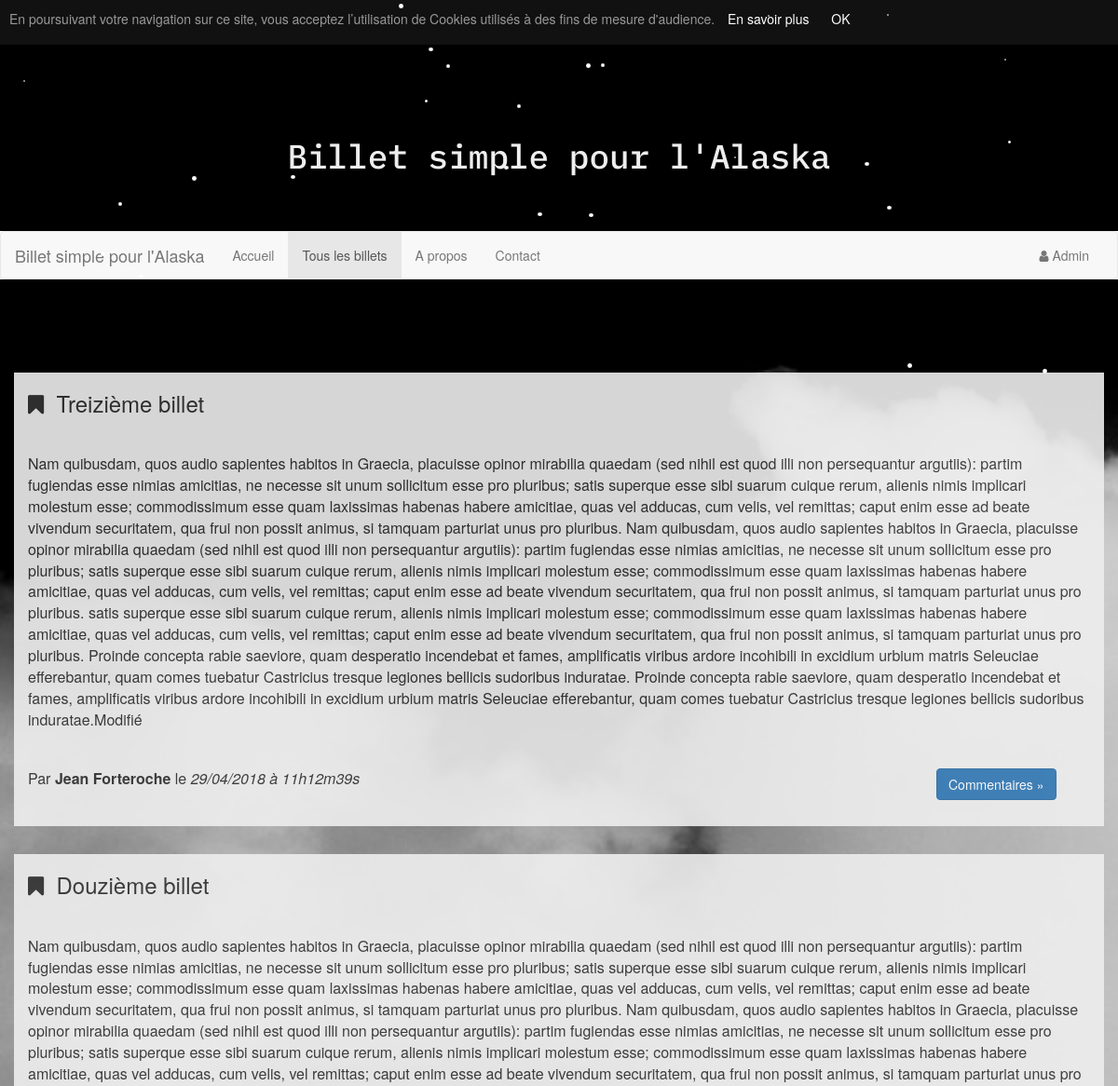
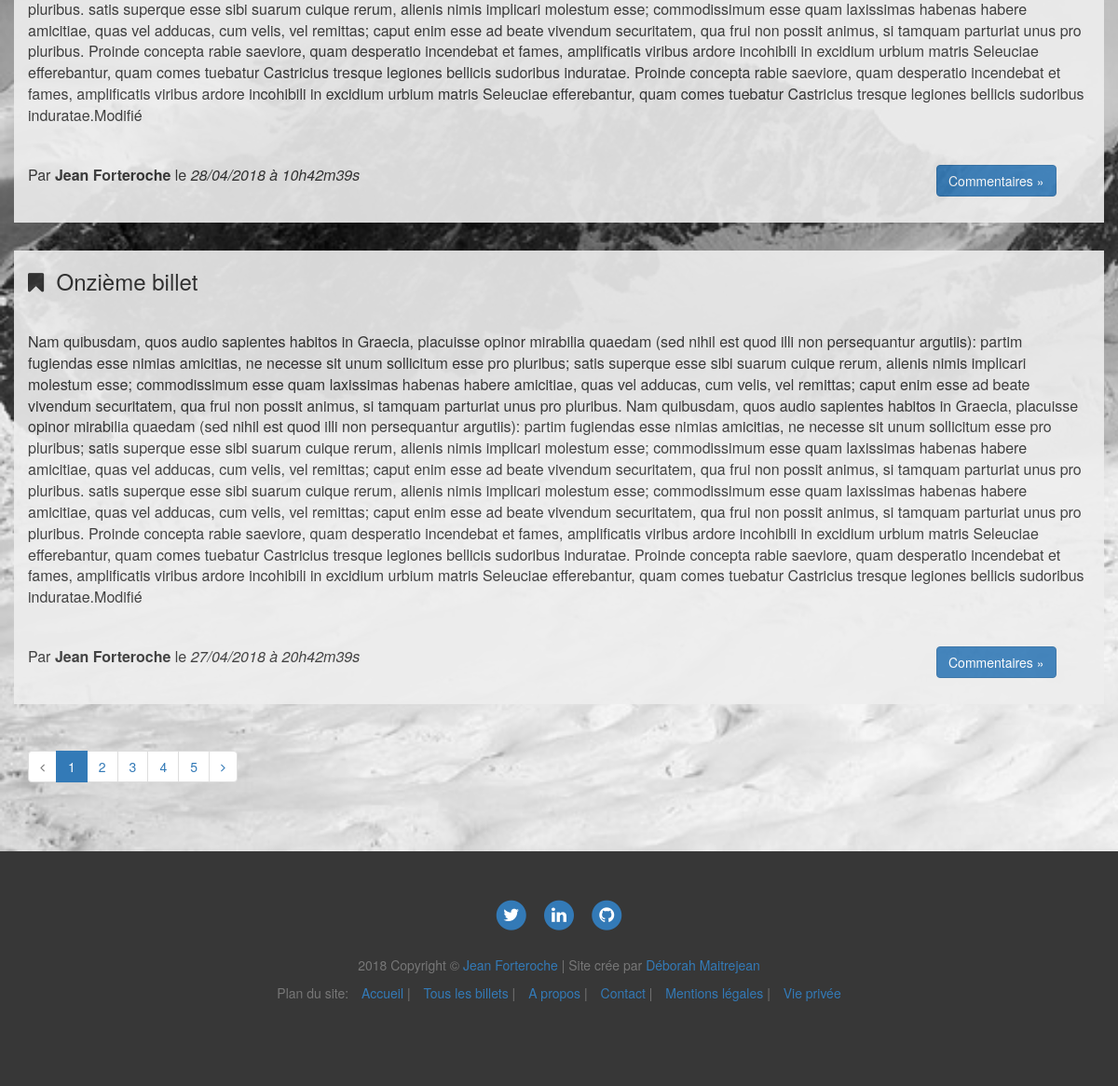
/index.php?action=allPostsView, run on an earlier commit of the app's database (2 pictures, top to bottom).
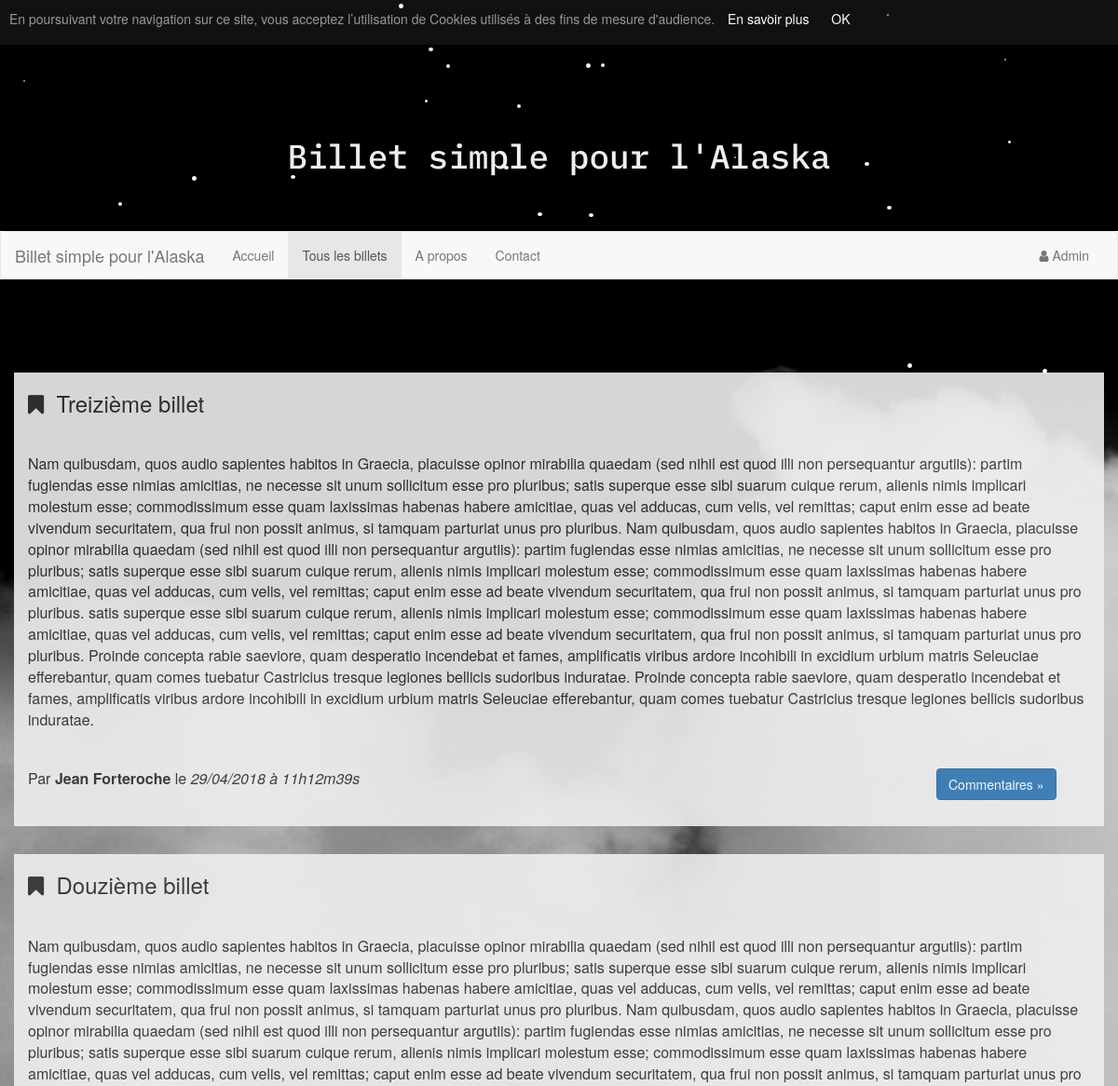
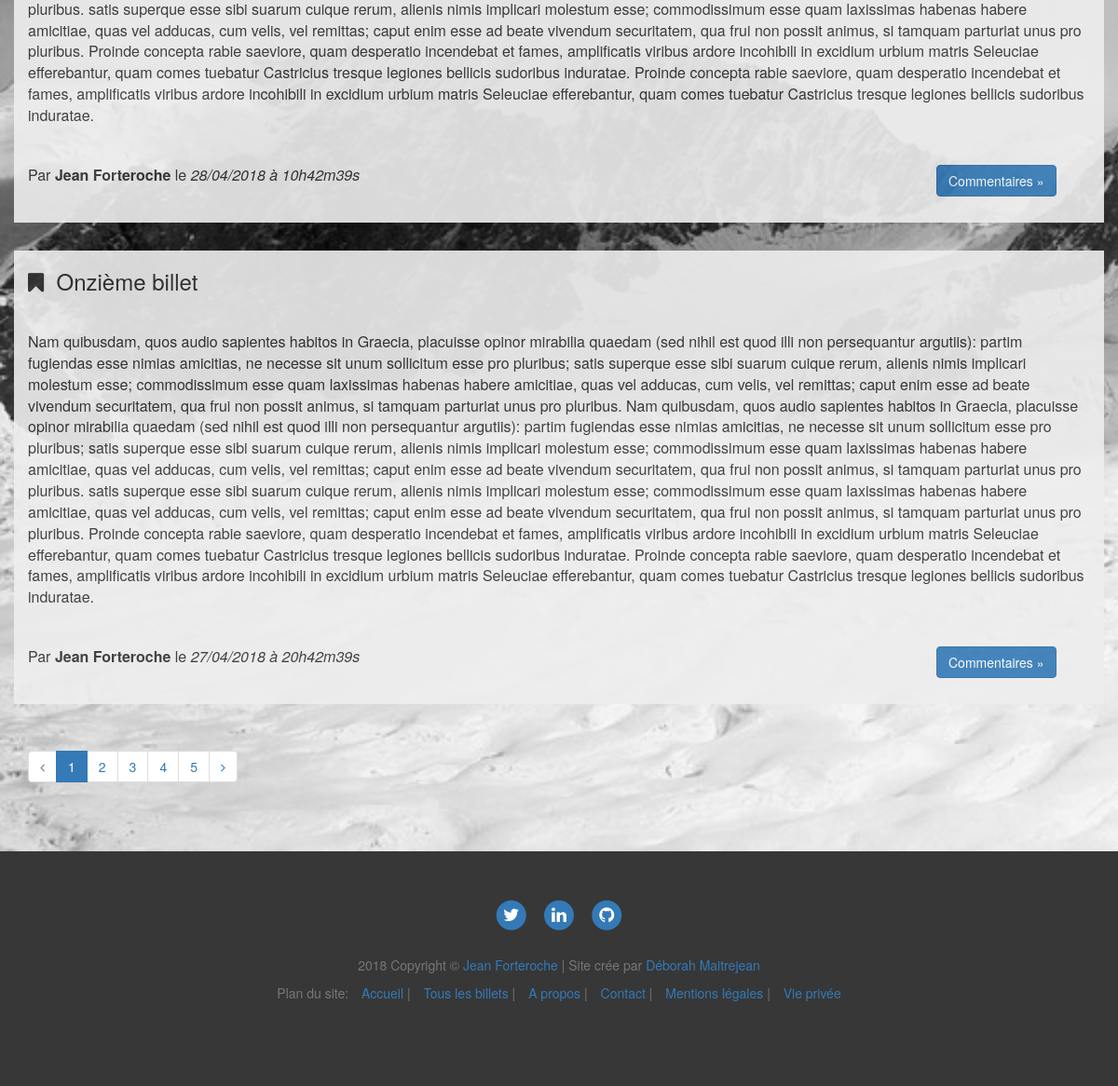
And on a later commit of the database (2 pictures, top to bottom).
### tables this page shows
CREATE TABLE `posts` (
  `id` int(11) NOT NULL,
  `author` varchar(255) NOT NULL,
  `title` varchar(255) NOT NULL,
  `content` text NOT NULL,
  `creationDate` datetime NOT NULL
);

### model/PostManager.php (called while the page is built, shortened)
<?php
class PostManager extends Manager {
    public function countPosts(){
        $db = $this->dbConnect();
        $req = $db->query('SELECT COUNT(id) FROM posts');
        $req->setFetchMode(\PDO::FETCH_ASSOC);
        $data = $req->fetchAll();
        $postsNb = $data[0];
        foreach($postsNb as $key=>$value) {
            $nbPosts = $postsNb[$key];
        }
        return $nbPosts;
    }
    public function countPages($nbPosts,  $perPage){
        $nbPages = ceil($nbPosts / $perPage);
        return $nbPages;
    }
    public function getPosts($currentPage, $perPage) {
        $db = $this->dbConnect();
        $req = $db->query("SELECT * , DATE_FORMAT(creationDate, '%d/%m/%Y à %Hh%im%ss') AS creationDateFr FROM posts ORDER BY creationDate DESC LIMIT ".(($currentPage-1)*$perPage).",$perPage");
        $posts = array();
        while ($data = $req->fetch(\PDO::FETCH_ASSOC)){
            $post = new Posts();
            $post->hydrate($data);
            $posts[] = $post;
        }
        return $posts;
    }
}

### controller/Frontend.php (called while the page is built, shortened)
<?php
class Frontend{
    public function listPosts() {
        $postManager = new PostManager();
        $nbPosts = $postManager->countPosts();
        $perPage = 3;
        $nbPages = $postManager->countPages($nbPosts, $perPage);
        if (isset($_GET['page']) && $_GET['page'] > 0 && $_GET['page'] <= $nbPages){
            $currentPage = $_GET['page'];
        } else{
            $currentPage = 1;
        }
        $posts = $postManager->getPosts($currentPage, $perPage);
        require('view/frontend/allPostsView.php');
    }
}

### index.php (called while the page is built, shortened)
<?php
include_once('MyAutoload.php');
if($_GET) {
    $request = $_GET['action'];
} else {
    $request = "";
}
$router = new Router($request);
$router->renderController();

### MyAutoload.php (called while the page is built, shortened)
<?php
class MyAutoload{
    public static function autoload($class){
        $path = str_replace('\\', '/', $class);
    }
}

### entity/Posts.php (called while the page is built, shortened)
<?php
class Posts extends Table{
    private $id;
    private $author;
    private $title;
    private $content;
    private $creationDateFr;
    public function getId()
    {
        return $this->id;
    }
    public function setId($id)
    {
        $this->id = $id;
    }
    public function getAuthor()
    {
        return $this->author;
    }
    public function setAuthor($author)
    {
        $this->author = $author;
    }
    public function getTitle()
    {
        return $this->title;
    }
    public function setTitle($title)
    {
        $this->title = $title;
    }
    public function getContent()
    {
        return $this->content;
    }
    public function setContent($content)
    {
        $this->content = $content;
    }
    public function getCreationDateFr()
    {
        return $this->creationDateFr;
    }
    public function setCreationDateFr($creationDateFr)
    {
        $this->creationDateFr = $creationDateFr;
    }
}

### view/frontend/allPostsView.php (the view, shortened to what this page needs)
<?php foreach ($posts as $post): ?>
    <div class="row" id="post-content">
        <div class="col-lg-12">
            <h3><i class="fa fa-bookmark"></i>&nbsp;&nbsp;<?= htmlspecialchars($post->getTitle()); ?></h3>
            <hr>
            <p><?= strip_tags($post->getContent()); ?></p>
            <hr>
            <div class="row">
                <div class="col-xs-7 col-sm-8 col-md-6 col-lg-6">
                    <span>Par <strong><?= $post->getAuthor(); ?></strong></span>
                    <span>le<em> <?= $post->getCreationDateFr(); ?></em></span>
                </div>
                <div class="col-xs-5 col-sm-2 col-md-offset-3 col-md-3 col-lg-offset-4 col-lg-2">
                    <a href="index.php?action=post&amp;id=<?= $post->getId(); ?>" class="btn btn-primary">Commentaires &raquo;</a>
                </div>
            </div>
        </div>
    </div>
    <?php endforeach; ?>
    <div class="row">
        <div class="col-lg-12">
            <ul class="pagination text-center">
                <?php if ($currentPage - 1 == 0): ?>
                    <li class="page-item disabled"><span><i class="fa fa-angle-left"></i></span></li>
                <?php else : ?>
                    <li class="page-item"><a href="index.php?action=allPostsView&amp;page=<?=$currentPage - 1 ?>" class="page-link"><i class="fa fa-angle-left"></i></a></li>
                <?php endif; ?>
                <?php
                for ($i = 1; $i <= $nbPages; $i++) {
                    if ($i == $currentPage): ?>
                        <li class="page-item active"><a class="page-link"><?= $i ?></a></li>
                    <?php else : ?>
                        <li class="page-item"><a href="index.php?action=allPostsView&amp;page=<?= $i ?>" class="page-link"><?=$i?></a></li>
                    <?php endif;
                } ?>
                <?php if ($currentPage + 1 > $nbPages): ?>
                    <li class="page-item disabled"><span><i class="fa fa-angle-right"></i></span></li>
                <?php else : ?>
                    <li class="page-item"><a href="index.php?action=allPostsView&amp;page=<?=$currentPage + 1 ?>" class="page-link"><i class="fa fa-angle-right"></i></a></li>
                <?php endif; ?>
            </ul>
        </div>
    </div>
<?php $content = ob_get_clean();  ?>
<?php require('template.php'); ?>

### classes/Router.php (shortened to what this page needs)
<?php
class Router {
    private $request;
    private $routes = [
        '' => ['controller'=>'Frontend', 'method'=>'listPostsExcerpt'],
        'home' => ['controller'=>'Frontend', 'method'=>'listPostsExcerpt'],
        'allPostsView' => ['controller'=>'Frontend', 'method'=>'listPosts'],
        'about' => ['controller'=>'Frontend', 'method'=>'aboutView'],
        'contact' => ['controller'=>'Frontend', 'method'=>'contactView'],
        'adminConnexion' => ['controller'=>'Frontend', 'method'=>'adminView'],
        'listPosts' => ['controller'=>'Frontend', 'method'=>'listPosts'],
        'post' => ['controller'=>'Frontend', 'method'=>'postNcomments'],
        'addComment' => ['controller'=>'Frontend', 'method'=>'addComment'],
        'reportComment' => ['controller'=>'Frontend', 'method'=>'reportComment'],
        'sendMail' => ['controller'=>'Frontend', 'method'=>'sendMail'],
        'cookies' => ['controller'=>'Frontend', 'method'=>'cookies'],
        'legalesMentions' => ['controller'=>'Frontend', 'method'=>'legalesMentions'],
        '404' => ['controller'=>'Frontend', 'method'=>'page404'],
        'adminInterfaceLogin' => ['controller'=>'Backend', 'method'=>'loginControl'],
        'adminHomeView' => ['controller'=>'Backend', 'method'=>'adminHomeView'],
        'postsManager' => ['controller'=>'Backend', 'method'=>'postsManager'],
        'newPost' => ['controller'=>'Backend', 'method'=>'newPostView'],
        'publishPost' => ['controller'=>'Backend', 'method'=>'publishPost'],
        'viewOrChangePost' => ['controller'=>'Backend', 'method'=>'viewOrChangePost'],
        'updatePost' => ['controller'=>'Backend', 'method'=>'updatePost'],
        'deletePost' => ['controller'=>'Backend', 'method'=>'deletePost'],
        'commentsModeration' => ['controller'=>'Backend', 'method'=>'commentsModeration'],
        'moderateComment' => ['controller'=>'Backend', 'method'=>'commentModeration'],
        'editComment' => ['controller'=>'Backend', 'method'=>'adminUpdateComment'],
        'deleteComment' => ['controller'=>'Backend', 'method'=>'deleteComment'],
        'logOut' => ['controller'=>'Backend', 'method'=>'logOut'],
        'settings' => ['controller'=>'Backend', 'method'=>'settings'],
        'changePassword' => ['controller'=>'Backend', 'method'=>'changePassword'],
        'changeLogin' => ['controller'=>'Backend', 'method'=>'changeLogin']
    ];
    public function __construct($request) {
        $this->request = $request;
    }
    public function renderController(){
        $request = $this->request;
        try {
            if(key_exists($request, $this->routes)) {
                $controller = $this->routes[$request]['controller'];
                $method = $this->routes[$request]['method'];
                if ($controller == 'Frontend'){
                    $currentController = new Frontend();
                } else{
                    $currentController = new Backend();
                }
                $currentController->$method();
            } else {
                header('Location: index.php?action=404');
            }
        } catch(Exception $e) {
            echo 'Exception reçue : ',  $e->getMessage(), "\n";
        }
    }
}

### view/frontend/template.php (shortened to what this page needs)
<!DOCTYPE html>
<html lang="fr">
<head>
    <link href="public/css/font-awesome/font-awesome.min.css" rel="stylesheet" type="text/css">
    <link rel="stylesheet" href="public/css/style.css" type="text/css">
    <link rel="stylesheet" href="//maxcdn.bootstrapcdn.com/bootstrap/3.3.1/css/bootstrap.min.css">
</head>
<body class="frontend">
<header id="frontend-header">
    <div class="container-fluid">
        <h1>Billet simple pour l'Alaska</h1>
    </div>
</header>
<nav class="navbar navbar-default">
    <div class="container-fluid">
        <div class="navbar-header">
            <a class="navbar-brand" href="index.php">Billet simple pour l'Alaska</a>
        </div>
        <div id="navbar" class="navbar-collapse collapse">
            <ul class="nav navbar-nav">
                <li <?php if (stripos($_SERVER['REQUEST_URI'],'index.php?action=home') !== false) {echo 'class="active"';} ?>><a href="index.php?action=home">Accueil</a></li>
                <li <?php if (stripos($_SERVER['REQUEST_URI'],'index.php?action=allPostsView') !== false) {echo 'class="active"';} ?>><a href="index.php?action=allPostsView">Tous les billets</a></li>
                <li <?php if (stripos($_SERVER['REQUEST_URI'],'index.php?action=about') !== false) {echo 'class="active"';} ?>><a href="index.php?action=about">A propos</a></li>
                <li <?php if (stripos($_SERVER['REQUEST_URI'],'index.php?action=contact') !== false) {echo 'class="active"';} ?>><a href="index.php?action=contact">Contact</a></li>
            </ul>
            <ul class="nav navbar-nav navbar-right">
                <?php if(session_status() === 2 && isset($_SESSION) && isset($_SESSION['connected'])): ?>
                    <li <?php if (stripos($_SERVER['REQUEST_URI'],'index.php?action=adminConnexion') !== false) {echo 'class="active"';} ?> title="Accueil de l'interface administration">
                        <a href="index.php?action=adminConnexion"><span class="fa fa-home"></span></a>
                    </li>
                    <li title="Déconnexion">
                        <a href="index.php?action=logOut"><span class="fa fa-user-times"></span></a>
                    </li>
                <?php else: ?>
                    <li <?php if (stripos($_SERVER['REQUEST_URI'],'index.php?action=adminConnexion') !== false) {echo 'class="active"';} ?> title="Connexion">
                        <a href="index.php?action=adminConnexion"><span class="fa fa-user"></span> Admin <span class="sr-only">(current)</span></a>
                    </li>
                <?php endif; ?>
            </ul>
        </div>
    </div>
</nav>
<div class="frontend-container">
    <div class="container" id="top">
        <?= $content ?>
    </div>
</div>
<div class="container-fluid">
    <div class="row">
        <div class="col-lg-8 col-md-10 mx-auto" id="footer">
            <footer>
                <ul class="list-inline text-center">
                    <li class="list-inline-item">
                        <a href="https://twitter.com/D_Maitrejean" target="_blank">
                            <span class="fa-stack fa-lg">
                                <i class="fa fa-circle fa-stack-2x"></i>
                                <i class="fa fa-twitter fa-stack-1x fa-inverse"></i>
                            </span>
                        </a>
                    </li>
                    <li class="list-inline-item">
                        <a href="https://www.linkedin.com/in/d%C3%A9borah-maitrejean" target="_blank">
                            <span class="fa-stack fa-lg">
                                <i class="fa fa-circle fa-stack-2x"></i>
                                <i class="fa fa-linkedin fa-stack-1x fa-inverse"></i>
                            </span>
                        </a>
                    </li>
                    <li class="list-inline-item">
                        <a href="https://github.com/deborah-maitrejean" target="_blank">
                            <span class="fa-stack fa-lg">
                                <i class="fa fa-circle fa-stack-2x"></i>
                                <i class="fa fa-github fa-stack-1x fa-inverse"></i>
                            </span>
                        </a>
                    </li>
                </ul>
                <p class="copyright text-muted">
                    2018 Copyright &copy; <a href="index.php">Jean Forteroche</a>
                    |
                    Site crée par <a href="https://deborah-maitrejean.com" target="_blank">Déborah Maitrejean</a>
                </p>
                <p>
                <ul class="list-inline text-muted text-center">
                    <li>Plan du site:</li>
                    <li><a href="index.php?action=home">Accueil</a> | </li>
                    <li><a href="index.php?action=allPostsView">Tous les billets</a> | </li>
                    <li><a href="index.php?action=about">A propos</a> | </li>
                    <li><a href="index.php?action=contact">Contact</a> | </li>
                    <li><a href="index.php?action=legalesMentions">Mentions légales</a> | </li>
                    <li><a href="index.php?action=cookies">Vie privée</a></li>
                </ul>
                </p>
            </footer>
        </div>
    </div>
</div>
</body>
</html>

### public/css/style.css (style rules this page uses)
body { overflow-x: hidden; }
.container, .container-fluid, .row { overflow: hidden; }
.fa { font-family: 'FontAwesome'; }
.frontend-container { background-image: url("../img/background/denali.jpg"); background-size: cover; background-repeat: no-repeat; padding-top: 100px; padding-bottom: 50px; min-height: 787px; }
.frontend .navbar-default { margin-bottom: 0 !important; }
#frontend-header { background-color: #000; color: #eee; height: 200px; }
#frontend-header h1 { font-family: 'IBM Plex Mono', monospace, Arial; text-align: center; line-height: 200px; }
#post-excerpt, #about-view, #post-content, #comment-view-form, #post-view { padding-bottom: 28px; }
#post-excerpt, #comment-form, #post-view, #about-view, #post-content, #comment-view-form, #comment-view, .legales-mentions, .error-template { background-color: #eee; opacity: 0.9; font-size: 16px; }
#post-view, #comment-form, #post-content, #comment-view { margin-bottom: 30px; }
#post-content span, #post-excerpt span { display: inline-block; }
#footer { background-color: #373737; width: 100%; padding: 50px 0 65px; bottom: 0; }
footer a { text-decoration: none; }
footer .list-inline { margin: 0 0 25px 0; padding: 0; }
footer .copyright { font-size: 14px; margin-bottom: 0; text-align: center; }

What changed in the data, as far as the page shows it:
changed posts "Treizième billet": content "…tresque legiones bellicis sudoribus induratae.Modifié" → "…tresque legiones bellicis sudoribus induratae."
changed posts "Douzième billet": content "…tresque legiones bellicis sudoribus induratae.Modifié" → "…tresque legiones bellicis sudoribus induratae."
changed posts "Onzième billet": content "…tresque legiones bellicis sudoribus induratae.Modifié" → "…tresque legiones bellicis sudoribus induratae."
